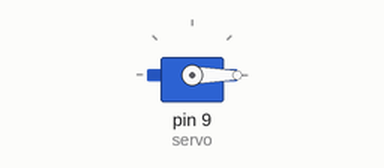
Bench run of a sketch on a simulated Arduino Uno, built with avr-gcc and run on an emulated ATmega328P. Shown: servo.

Above: at 0.2 s.
Timing chart, 0 to 1.7 s (numbered marks = the images above):
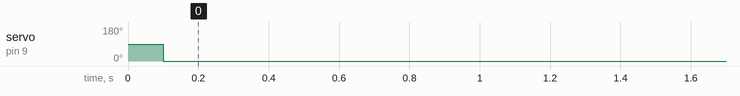

The sketch:

deploy.ino
```cpp
#include <Servo.h>
Servo servo;

const int del = 100;

void setup() {
  servo.attach(9);
  servo.write(0);
}

void loop() {
  servo.write(90);
  delay(del);
  servo.write(0);
  for(int i = 0; i < 24; i++){
    delay(3600000);
  }
}
```

Measured:
- by itself, servo on pin 9 (servo): 90° → 0° at 0.10 s
